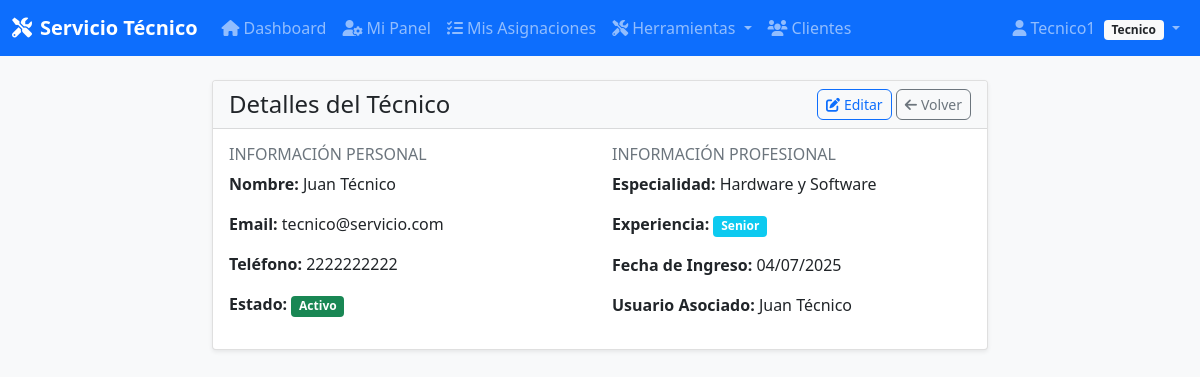
Page /tecnicos/3 (signed in) on the committed database.
### app/models/models.py (models this page shows, shortened)
class Usuario(UserMixin, db.Model):
    __tablename__ = 'usuarios'
    id = db.Column(db.Integer, primary_key=True)
    nombre = db.Column(db.String(100), nullable=False)
    email = db.Column(db.String(120), unique=True, nullable=False, index=True)
    password_hash = db.Column(db.String(255), nullable=False)
    telefono = db.Column(db.String(20))
    rol = db.Column(db.String(20), nullable=False, default='administrador')  # Solo admin o tecnico
    fecha_creacion = db.Column(db.DateTime, default=datetime.utcnow)
    def is_admin(self):
        return self.rol == 'administrador'
    def is_tecnico(self):
        return self.rol == 'tecnico'

class Tecnico(db.Model):
    __tablename__ = 'tecnicos'
    id = db.Column(db.Integer, primary_key=True)
    usuario_id = db.Column(db.Integer, db.ForeignKey('usuarios.id'), nullable=True)
    nombre = db.Column(db.String(100), nullable=False)
    email = db.Column(db.String(120))
    telefono = db.Column(db.String(20), nullable=False)
    especialidad = db.Column(db.String(100))
    nivel_experiencia = db.Column(db.String(20), default='junior')
    fecha_ingreso = db.Column(db.DateTime, default=datetime.utcnow)
    activo = db.Column(db.Boolean, default=True)  # <-- Agrega esta línea
    usuario = db.relationship('Usuario', backref='tecnico_profile')
    asignaciones = db.relationship('Asignacion', backref='tecnico', lazy=True)
    reportes = db.relationship('Reporte', backref='tecnico', lazy=True)
    pedidos_piezas = db.relationship('PedidoPieza', backref='tecnico', lazy=True)

### app/controllers/tecnicos.py (the view)
@tecnicos_bp.route('/<int:id>')
@login_required
def detail(id):
    tecnico = Tecnico.query.get_or_404(id)
    return render_template('tecnicos/detail.html', tecnico=tecnico)

### app/templates/tecnicos/detail.html (shortened to what this page needs)
{% extends "base.html" %}
{% block content %}
<div class="row justify-content-center">
    <div class="col-md-8">
        <div class="card">
            <div class="card-header d-flex justify-content-between align-items-center">
                <h4 class="mb-0">Detalles del Técnico</h4>
                <div>
                    <a href="{{ url_for('tecnicos.edit', id=tecnico.id) }}" class="btn btn-outline-primary btn-sm">
                        <i class="fas fa-edit me-1"></i>Editar
                    </a>
                    <a href="{{ url_for('tecnicos.list') }}" class="btn btn-outline-secondary btn-sm">
                        <i class="fas fa-arrow-left me-1"></i>Volver
                    </a>
                </div>
            </div>
            <div class="card-body">
                <div class="row">
                    <div class="col-md-6">
                        <h6 class="text-muted">INFORMACIÓN PERSONAL</h6>
                        <p><strong>Nombre:</strong> {{ tecnico.nombre }}</p>
                        <p><strong>Email:</strong> {{ tecnico.email or 'No especificado' }}</p>
                        <p><strong>Teléfono:</strong> {{ tecnico.telefono }}</p>
                        <p><strong>Estado:</strong>
                            <span class="badge bg-{{ 'success' if tecnico.activo else 'secondary' }}">
                                {{ 'Activo' if tecnico.activo else 'Inactivo' }}
                            </span>
                        </p>
                    </div>
                    <div class="col-md-6">
                        <h6 class="text-muted">INFORMACIÓN PROFESIONAL</h6>
                        <p><strong>Especialidad:</strong> {{ tecnico.especialidad or 'No especificada' }}</p>
                        <p><strong>Experiencia:</strong>
                            <span class="badge bg-{{ 'success' if tecnico.nivel_experiencia == 'experto' else 'info' if tecnico.nivel_experiencia == 'senior' else 'warning' }}">
                                {{ tecnico.nivel_experiencia.title() }}
                            </span>
                        </p>
                        <p><strong>Fecha de Ingreso:</strong> {{ tecnico.fecha_ingreso.strftime('%d/%m/%Y') }}</p>
                        {% if tecnico.usuario %}
                        <p><strong>Usuario Asociado:</strong> {{ tecnico.usuario.nombre }}</p>
                        {% endif %}
                    </div>
                </div>
            </div>
        </div>
    </div>
</div>
{% endblock %}

### app/templates/base.html (shortened to what this page needs)
<!DOCTYPE html>
<html lang="es">
<head>
    <link href="https://cdn.jsdelivr.net/npm/bootstrap@5.1.3/dist/css/bootstrap.min.css" rel="stylesheet">
    <link href="https://cdnjs.cloudflare.com/ajax/libs/font-awesome/6.0.0/css/all.min.css" rel="stylesheet">
    <link href="{{ url_for('static', filename='css/style.css') }}" rel="stylesheet">
</head>
<body>
    {% if current_user.is_authenticated %}
    <nav class="navbar navbar-expand-lg navbar-dark bg-primary">
        <div class="container-fluid">
            <a class="navbar-brand" href="{{ url_for('main.index') }}">
                <i class="fas fa-tools me-2"></i>Servicio Técnico
            </a>
            <div class="collapse navbar-collapse" id="navbarNav">
                <ul class="navbar-nav me-auto">
                    <li class="nav-item">
                        <a class="nav-link" href="{{ url_for('main.index') }}">
                            <i class="fas fa-home me-1"></i>Dashboard
                        </a>
                    </li>
                    {% if current_user.is_admin() %}
                    <li class="nav-item dropdown">
                        <a class="nav-link dropdown-toggle" href="#" role="button" data-bs-toggle="dropdown">
                            <i class="fas fa-users me-1"></i>Gestión
                        </a>
                        <ul class="dropdown-menu">
                            <li><h6 class="dropdown-header">Clientes</h6></li>
                            <li><a class="dropdown-item" href="{{ url_for('clientes.list') }}">
                                <i class="fas fa-list me-2"></i>Ver Clientes
                            </a></li>
                            <li><a class="dropdown-item" href="{{ url_for('clientes.create') }}">
                                <i class="fas fa-plus me-2"></i>Nuevo Cliente
                            </a></li>
                            <li><hr class="dropdown-divider"></li>
                            <li><h6 class="dropdown-header">Servicios</h6></li>
                            <li><a class="dropdown-item" href="{{ url_for('servicios.list') }}">
                                <i class="fas fa-cogs me-2"></i>Ver Servicios
                            </a></li>
                            <li><a class="dropdown-item" href="{{ url_for('servicios.create') }}">
                                <i class="fas fa-plus me-2"></i>Nuevo Servicio
                            </a></li>
                        </ul>
                    </li>
                    <li class="nav-item dropdown">
                        <a class="nav-link dropdown-toggle" href="#" role="button" data-bs-toggle="dropdown">
                            <i class="fas fa-clipboard-list me-1"></i>Operaciones
                        </a>
                        <ul class="dropdown-menu">
                            <li><h6 class="dropdown-header">Solicitudes</h6></li>
                            <li><a class="dropdown-item" href="{{ url_for('solicitudes.list') }}">
                                <i class="fas fa-list me-2"></i>Ver Solicitudes
                            </a></li>
                            <li><a class="dropdown-item" href="{{ url_for('solicitudes.create') }}">
                                <i class="fas fa-plus me-2"></i>Nueva Solicitud
                            </a></li>
                            <li><hr class="dropdown-divider"></li>
                            <li><h6 class="dropdown-header">Asignaciones</h6></li>
                            <li><a class="dropdown-item" href="{{ url_for('asignaciones.list') }}">
                                <i class="fas fa-tasks me-2"></i>Ver Asignaciones
                            </a></li>
                            <li><a class="dropdown-item" href="{{ url_for('asignaciones.create') }}">
                                <i class="fas fa-plus me-2"></i>Nueva Asignación
                            </a></li>
                        </ul>
                    </li>
                    <li class="nav-item dropdown">
                        <a class="nav-link dropdown-toggle" href="#" role="button" data-bs-toggle="dropdown">
                            <i class="fas fa-boxes me-1"></i>Recursos
                        </a>
                        <ul class="dropdown-menu">
                            <li><h6 class="dropdown-header">Inventario</h6></li>
                            <li><a class="dropdown-item" href="{{ url_for('partes.list') }}">
                                <i class="fas fa-boxes me-2"></i>Ver Partes
                            </a></li>
                            <li><a class="dropdown-item" href="{{ url_for('partes.create') }}">
                                <i class="fas fa-plus me-2"></i>Nueva Parte
                            </a></li>
                            <li><hr class="dropdown-divider"></li>
                            <li><h6 class="dropdown-header">Facturación</h6></li>
                            <li><a class="dropdown-item" href="{{ url_for('facturas.list') }}">
                                <i class="fas fa-file-invoice me-2"></i>Ver Facturas
                            </a></li>
                            <li><a class="dropdown-item" href="{{ url_for('facturas.create') }}">
                                <i class="fas fa-plus me-2"></i>Nueva Factura
                            </a></li>
                        </ul>
                    </li>
                    <li class="nav-item dropdown">
                        <a class="nav-link dropdown-toggle" href="#" role="button" data-bs-toggle="dropdown">
                            <i class="fas fa-user-shield me-1"></i>Admin
                        </a>
                        <ul class="dropdown-menu">
                            <li><h6 class="dropdown-header">Personal</h6></li>
                            <li><a class="dropdown-item" href="{{ url_for('tecnicos.list') }}">
                                <i class="fas fa-user-cog me-2"></i>Técnicos
                            </a></li>
                            <li><hr class="dropdown-divider"></li>
                            <li><h6 class="dropdown-header">Reportes</h6></li>
                            <li><a class="dropdown-item" href="{{ url_for('reportes.list') }}">
                                <i class="fas fa-chart-bar me-2"></i>Ver Reportes
                            </a></li>
                        </ul>
                    </li>
                    {% elif current_user.is_tecnico() %}
                    <li class="nav-item">
                        <a class="nav-link" href="{{ url_for('tecnico.dashboard') }}">
                            <i class="fas fa-user-cog me-1"></i>Mi Panel
                        </a>
                    </li>
                    <li class="nav-item">
                        <a class="nav-link" href="{{ url_for('tecnico.mis_asignaciones') }}">
                            <i class="fas fa-tasks me-1"></i>Mis Asignaciones
                        </a>
                    </li>
                    <li class="nav-item dropdown">
                        <a class="nav-link dropdown-toggle" href="#" role="button" data-bs-toggle="dropdown">
                            <i class="fas fa-tools me-1"></i>Herramientas
                        </a>
                    </li>
                    <li class="nav-item">
                        <a class="nav-link" href="{{ url_for('clientes.list') }}">
                            <i class="fas fa-users me-1"></i>Clientes
                        </a>
                    </li>
                    {% endif %}
                </ul>
                <ul class="navbar-nav">
                    <li class="nav-item dropdown">
                        <a class="nav-link dropdown-toggle" href="#" role="button" data-bs-toggle="dropdown">
                            <i class="fas fa-user me-1"></i>{{ current_user.nombre }}
                            <span class="badge bg-light text-dark ms-1">{{ current_user.rol.title() }}</span>
                        </a>
                    </li>
                </ul>
            </div>
        </div>
    </nav>
    {% endif %}
    <main class="container-fluid mt-4">
        {% block content %}{% endblock %}
    </main>
</body>
</html>
</body>
</html>

### app/static/css/style.css (style rules this page uses)
body { background-color: #f8f9fa; font-family: "Segoe UI", Tahoma, Geneva, Verdana, sans-serif; }
.navbar-brand { font-weight: bold; }
.card { box-shadow: 0 0.125rem 0.25rem rgba(0, 0, 0, 0.075); border: 1px solid rgba(0, 0, 0, 0.125); }
.card-header { background-color: #f8f9fa; border-bottom: 1px solid rgba(0, 0, 0, 0.125); }
.btn { border-radius: 0.375rem; }
.badge { font-size: 0.75em; }
.text-muted { color: #6c757d !important; }
.card, .btn, .form-control { transition: all 0.2s ease-in-out; }

### rows in the picture
Usuario: nombre "Tecnico1", rol "Tecnico"
Tecnico: nombre "Juan Técnico", email "tecnico@servicio.com", telefono "2222222222", activo "Activo", especialidad "Hardware y Software", nivel_experiencia "Senior", fecha_ingreso "04/07/2025"
Usuario: usuario.nombre "Juan Técnico"
